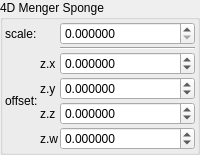
    <widget class="QGroupBox" name="groupBox_2">
     <property name="title">
      <string>4D Menger Sponge</string>
     </property>
     <layout class="QVBoxLayout" name="verticalLayout_4">
      <property name="leftMargin">
       <number>2</number>
      </property>
      <property name="topMargin">
       <number>2</number>
      </property>
      <property name="rightMargin">
       <number>2</number>
      </property>
      <property name="bottomMargin">
       <number>2</number>
      </property>
      <item>
       <layout class="QGridLayout" name="gridLayout_18" columnstretch="0,0,1">
        <property name="spacing">
         <number>2</number>
        </property>
        <item row="2" column="2">
         <widget class="MyDoubleSpinBox" name="spinbox4_transf_addition_constant_111d5_x">
          <property name="sizePolicy">
           <sizepolicy hsizetype="Minimum" vsizetype="Maximum">
            <horstretch>0</horstretch>
            <verstretch>0</verstretch>
           </sizepolicy>
          </property>
          <property name="prefix">
           <string/>
          </property>
          <property name="suffix">
           <string/>
          </property>
          <property name="decimals">
           <number>6</number>
          </property>
          <property name="minimum">
           <double>-99.989999999999995</double>
          </property>
          <property name="maximum">
           <double>99.989999999999995</double>
          </property>
          <property name="singleStep">
           <double>0.100000000000000</double>
          </property>
         </widget>
        </item>
        <item row="3" column="0" rowspan="2">
         <widget class="QLabel" name="label_91">
          <property name="text">
           <string>offset:</string>
          </property>
         </widget>
        </item>
        <item row="0" column="2">
         <widget class="MyDoubleSpinBox" name="spinbox_transf_scale_3">
          <property name="sizePolicy">
           <sizepolicy hsizetype="Minimum" vsizetype="Maximum">
            <horstretch>0</horstretch>
            <verstretch>0</verstretch>
           </sizepolicy>
          </property>
          <property name="prefix">
           <string/>
          </property>
          <property name="suffix">
           <string/>
          </property>
          <property name="decimals">
           <number>6</number>
          </property>
          <property name="minimum">
           <double>0.000000000000000</double>
          </property>
          <property name="maximum">
           <double>99.989999999999995</double>
          </property>
          <property name="singleStep">
           <double>0.100000000000000</double>
          </property>
         </widget>
        </item>
        <item row="3" column="1">
         <widget class="QLabel" name="label_90">
          <property name="text">
           <string notr="true">z.y</string>
          </property>
         </widget>
        </item>
        <item row="5" column="1">
         <widget class="QLabel" name="label_99">
          <property name="text">
           <string notr="true">z.w</string>
          </property>
         </widget>
        </item>
        <item row="4" column="2">
         <widget class="MyDoubleSpinBox" name="spinbox4_transf_addition_constant_111d5_z">
          <property name="sizePolicy">
           <sizepolicy hsizetype="Minimum" vsizetype="Maximum">
            <horstretch>0</horstretch>
            <verstretch>0</verstretch>
           </sizepolicy>
          </property>
          <property name="prefix">
           <string/>
          </property>
          <property name="suffix">
           <string/>
          </property>
          <property name="decimals">
           <number>6</number>
          </property>
          <property name="minimum">
           <double>-99.989999999999995</double>
          </property>
          <property name="maximum">
           <double>99.989999999999995</double>
          </property>
          <property name="singleStep">
           <double>0.100000000000000</double>
          </property>
         </widget>
        </item>
        <item row="5" column="2">
         <widget class="MyDoubleSpinBox" name="spinbox4_transf_addition_constant_111d5_w">
          <property name="sizePolicy">
           <sizepolicy hsizetype="Minimum" vsizetype="Maximum">
            <horstretch>0</horstretch>
            <verstretch>0</verstretch>
           </sizepolicy>
          </property>
          <property name="prefix">
           <string/>
          </property>
          <property name="suffix">
           <string/>
          </property>
          <property name="decimals">
           <number>6</number>
          </property>
          <property name="minimum">
           <double>-99.989999999999995</double>
          </property>
          <property name="maximum">
           <double>99.989999999999995</double>
          </property>
          <property name="singleStep">
           <double>0.100000000000000</double>
          </property>
         </widget>
        </item>
        <item row="3" column="2">
         <widget class="MyDoubleSpinBox" name="spinbox4_transf_addition_constant_111d5_y">
          <property name="sizePolicy">
           <sizepolicy hsizetype="Minimum" vsizetype="Maximum">
            <horstretch>0</horstretch>
            <verstretch>0</verstretch>
           </sizepolicy>
          </property>
          <property name="prefix">
           <string/>
          </property>
          <property name="suffix">
           <string/>
          </property>
          <property name="decimals">
           <number>6</number>
          </property>
          <property name="minimum">
           <double>-99.989999999999995</double>
          </property>
          <property name="maximum">
           <double>99.989999999999995</double>
          </property>
          <property name="singleStep">
           <double>0.100000000000000</double>
          </property>
         </widget>
        </item>
        <item row="2" column="1">
         <widget class="QLabel" name="label_93">
          <property name="text">
           <string notr="true">z.x</string>
          </property>
         </widget>
        </item>
        <item row="4" column="1">
         <widget class="QLabel" name="label_98">
          <property name="text">
           <string notr="true">z.z</string>
          </property>
         </widget>
        </item>
        <item row="0" column="0">
         <widget class="QLabel" name="label_256">
          <property name="text">
           <string>scale:</string>
          </property>
         </widget>
        </item>
        <item row="1" column="2">
         <widget class="Line" name="line">
          <property name="orientation">
           <enum>Qt::Horizontal</enum>
          </property>
         </widget>
        </item>
       </layout>
      </item>
     </layout>
    </widget>
